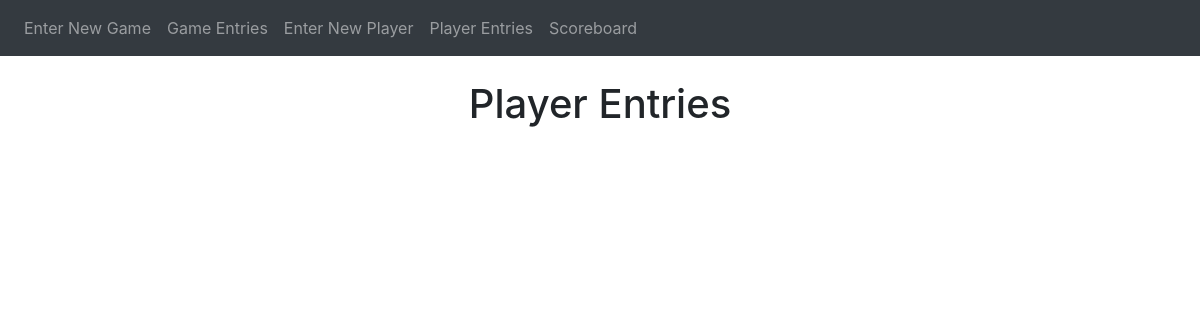
The page /player_entries on the database as committed earlier.
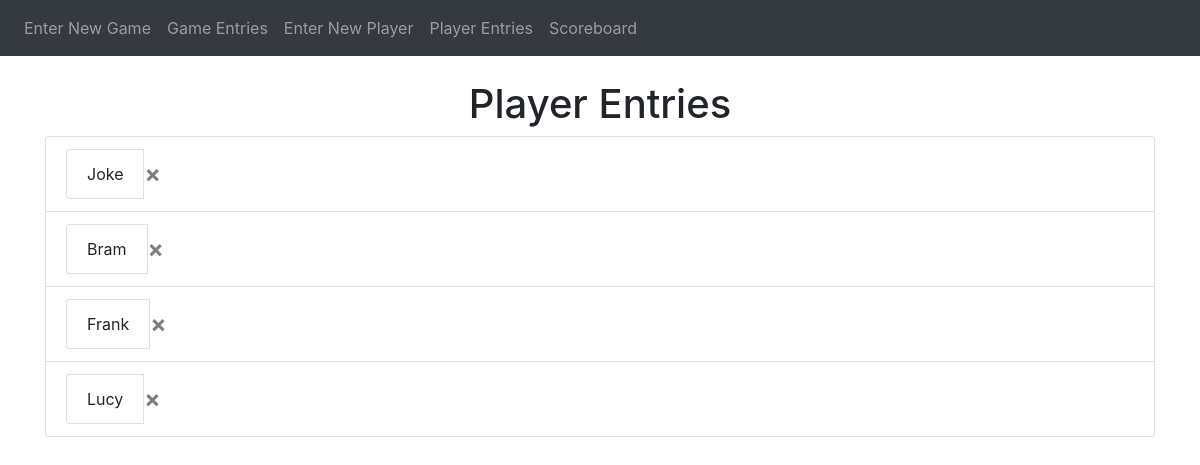
The same page on the database as committed later.
### website/models.py (models this page shows)
class Player(db.Model):
    id = db.Column(db.Integer, primary_key=True)
    name = db.Column(db.String(150))
    scores = db.relationship('Score')

### website/views.py (the view)
@views.route('/player_entries', methods=['GET', 'DELETE'])
def player_entries():
    list = db.session.query(Player).all()
    return render_template('player_entries.html', players=list)

### website/templates/player_entries.html
{% extends "base.html" %} {% block title %}Player Entries{% endblock %} {% block
    content %}
<br>
<h1 align="center">Player Entries</h1>
<ul class="list-group" id="players">
  {% for player in players %}
  <li class="list-group-item">
    <ul class="list-group list-group-horizontal">
      <li class="list-group-item" >
       {{ player.name }}
      </li>
      <button type="button" class="close" onclick="deletePlayer({{ player.id }})">
        <span aria-hidden="true">&times;</span>
      </button>
    </ul>
  </li>
  {% endfor %}
</ul>
{% endblock %}

### website/templates/base.html (shortened to what this page needs)
<!DOCTYPE html>
<html>
  <head>
    <link
      rel="stylesheet"
      href="https://stackpath.bootstrapcdn.com/bootstrap/4.4.1/css/bootstrap.min.css"
    />
    <link
      rel="stylesheet"
      href="https://stackpath.bootstrapcdn.com/font-awesome/4.7.0/css/font-awesome.min.css"
    />
  </head>
  <body>
    <nav class="navbar navbar-expand-lg navbar-dark bg-dark">
      <div class="collapse navbar-collapse" id="navbar">
        <div class="navbar-nav">
          <a class="nav-item nav-link" id="login" href="/enter_game">Enter New Game</a>
          <a class="nav-item nav-link" id="login" href="/game_entries">Game Entries</a>
          <a class="nav-item nav-link" id="login" href="/enter_player">Enter New Player</a>
          <a class="nav-item nav-link" id="login" href="/player_entries">Player Entries</a>
          <a class="nav-item nav-link" id="signUp" href="/scoreboard">Scoreboard</a>
        </div>
      </div>
    </nav>
    <div class="container">{% block content %} {% endblock %}</div>
  </body>
</html>

Rows that differ between the two databases and show on the page:
added Player: name "Joke"
added Player: name "Bram"
added Player: name "Frank"
added Player: name "Lucy"
